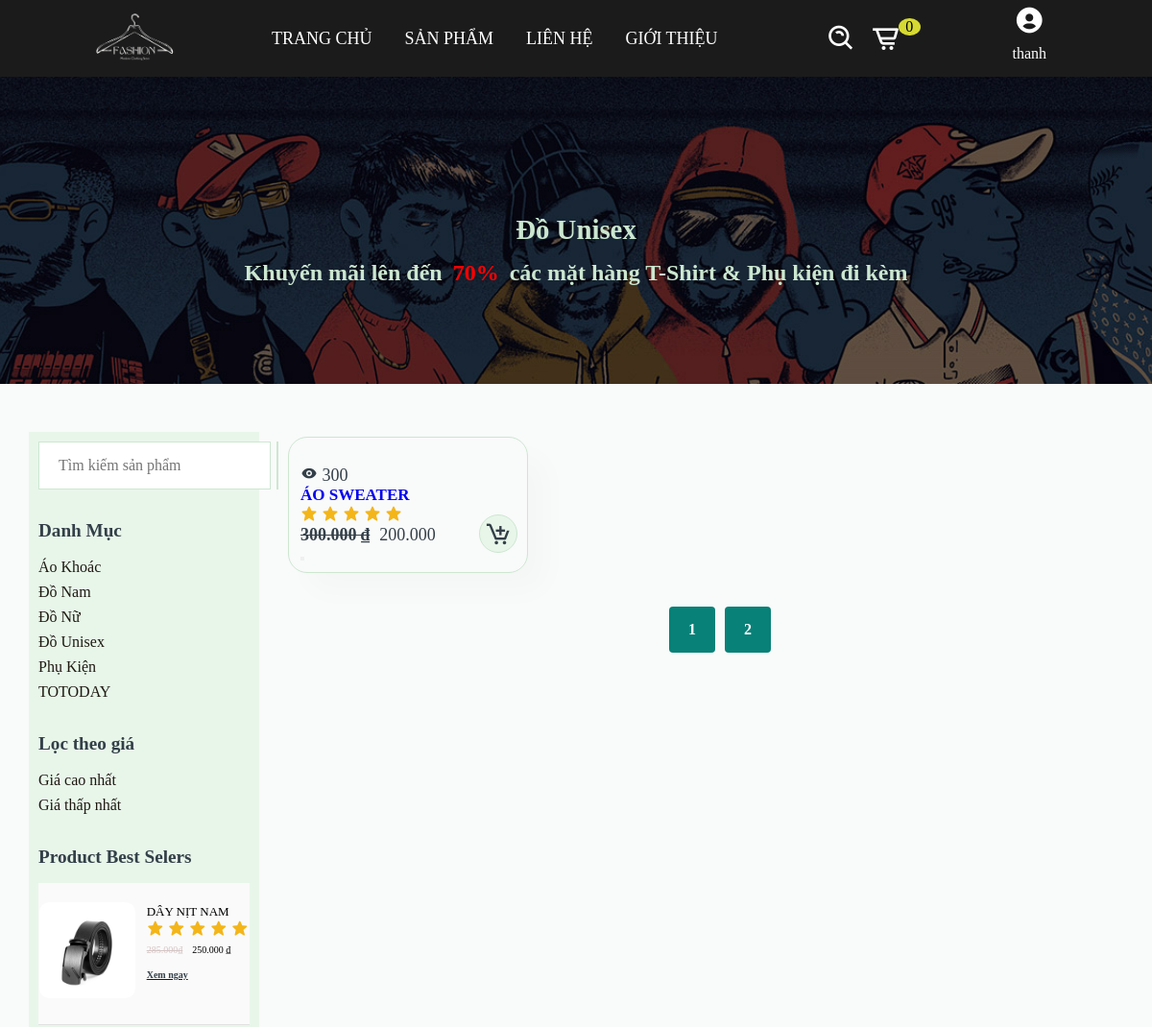
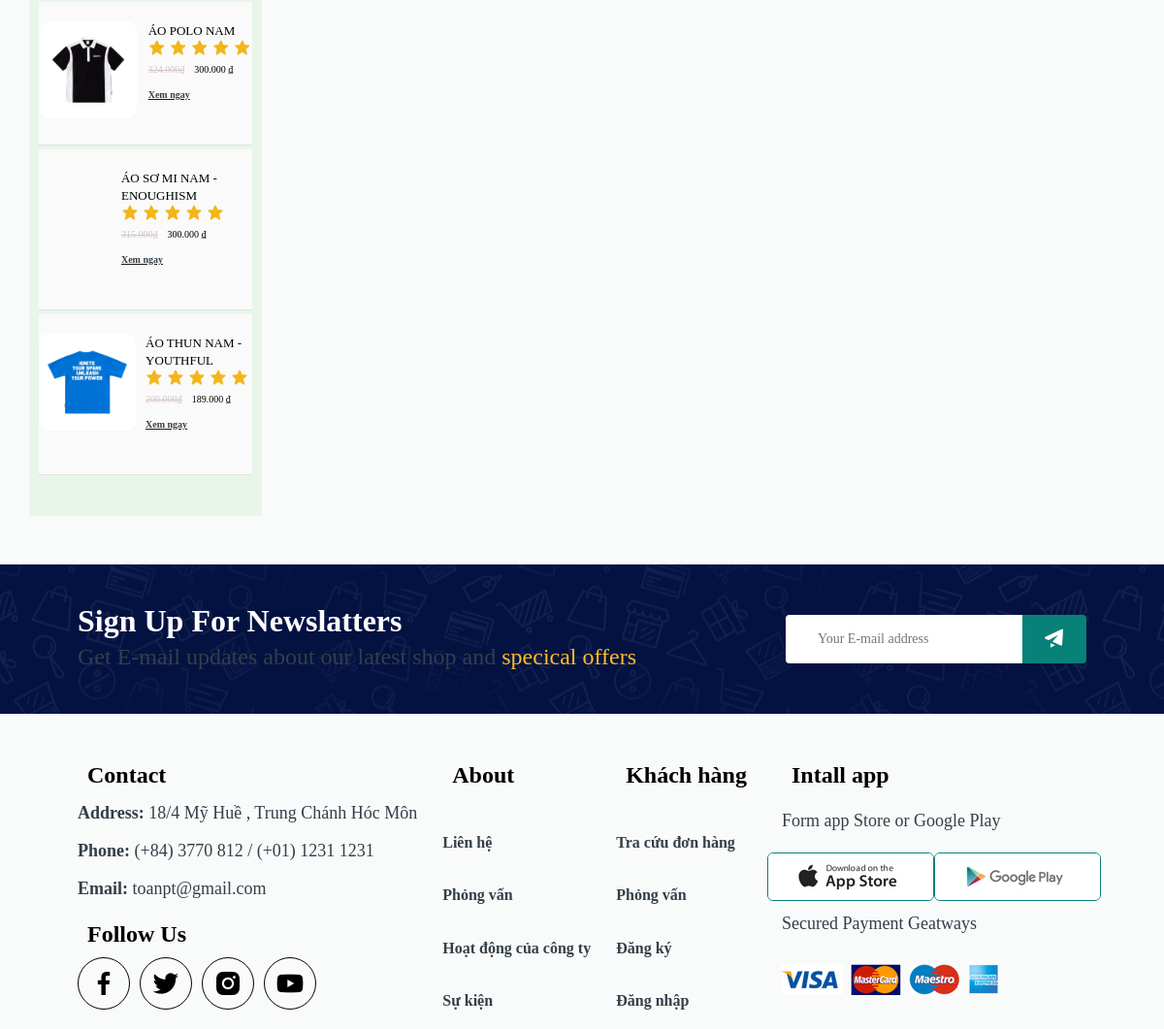
The app's page /index.php?page=sanpham&iddm=4 (signed in) with its own data (2 pictures, top to bottom).
### tables this page shows
CREATE TABLE `danhmuc` (
  `id` int(6) NOT NULL,
  `tendm` varchar(50) NOT NULL,
  `noidung` varchar(100) NOT NULL,
  `hinhanh` varchar(200) NOT NULL,
  `parent` int(6) NOT NULL,
  `hienthi` int(6) NOT NULL DEFAULT 0
);

CREATE TABLE `sanpham` (
  `id` int(6) NOT NULL,
  `tensp` varchar(100) NOT NULL,
  `hinhanh` varchar(200) NOT NULL,
  `variant` longtext NOT NULL,
  `giasp` float NOT NULL,
  `khuyenmai` int(6) NOT NULL,
  `view` int(10) NOT NULL,
  `trangthai` int(6) NOT NULL DEFAULT 0 COMMENT ' 0= sản phẩm thường ;\r\n1=best seler;\r\n 2=new  ;\r\n',
  `mota` varchar(300) NOT NULL,
  `size` varchar(10) NOT NULL COMMENT 'S,M,XL,XXL',
  `mausac` varchar(6) NOT NULL DEFAULT '0',
  `iddm` int(6) NOT NULL
);

### dao/pdo.php (called while the page is built, shortened)
<?php
function pdo_get_connection(){
    $dburl = "mysql:host=localhost;dbname=daaa;charset=utf8";
    $username = 'root';
    $password = '';
    $conn = new PDO($dburl, $username, $password);
    $conn->setAttribute(PDO::ATTR_ERRMODE, PDO::ERRMODE_EXCEPTION);
    return $conn;
}
function pdo_query($sql){
    $sql_args = array_slice(func_get_args(), 1);
    try{
        $conn = pdo_get_connection();
        $stmt = $conn->prepare($sql);
        $stmt->execute($sql_args);
        $rows = $stmt->fetchAll();
        return $rows;
    }
    catch(PDOException $e){
        throw $e;
    }
    finally{
        unset($conn);
    }
}
function pdo_query_value($sql) {
    $sql_args = array_slice(func_get_args(), 1);
    try {
        $conn = pdo_get_connection();
        $stmt = $conn->prepare($sql);
        $stmt->execute($sql_args);
        $value = $stmt->fetchColumn();
        return $value !== false ? $value : null;
    } catch (PDOException $e) {
        throw $e;
    } finally {
        unset($conn);
    }
}

### dao/danhmuc.php (called while the page is built, shortened)
<?php
    function showdm($limi){
        $sql ="SELECT * FROM danhmuc WHERE hienthi=6 limit ".$limi;
        return pdo_query($sql);
    }
    function get_namedm($id){
        $sql = "SELECT tendm FROM danhmuc WHERE id=? ";
        return pdo_query_value($sql,$id);
    }
    function showparent(){
        $sql ="SELECT * FROM danhmuc WHERE hienthi=6 AND id<>6 ";
        return pdo_query($sql);
    }
    function dm_all($showdm){
        $html_dm="";
        foreach ($showdm as $dm) {
            extract($dm);
            $html_dm.= '
            <a href="index.php?page=sanpham&iddm='.$id.'">
            <div class="img">
                <div class="list-shop">
                    <div class="icon-shop">
                        <img src="layout/img/fixed/'.$hinhanh.' "  alt="">
                        <p>'.$tendm.'</p>
                    </div>
                    <div class="name-sp">
                        <p>'.$noidung.'</p>
                    </div>
                </div>
            </div>
            </a>
            ';
          }
          return $html_dm;
    }
?>

### view/sanpham.php (the view, shortened to what this page needs)
<?php
  $html_dm= "";
    foreach ( $showdm  as $dm) {
      extract($dm);
      $html_dm .= '
      <li><a href="index.php?page=sanpham&iddm='.$id.'">'.$tendm.'</a></li>';
    }
  if($titlepage!= "") $title = $titlepage;
  else
        $title="#Siêu ưu đãi";
  $html_spbest = "";
  foreach ( $dssp_bestseler as $sp) {
    extract($sp);
    $sell_vnd = number_format($khuyenmai , 0, ',', '.');
    $giagoc_vnd = number_format($giasp , 0, ',', '.');
    $html_spbest .= '
                    <li>
                <img src="layout/img/product/'.$hinhanh.'" alt="">
                  <div class="info-bestseler">
                    <span>'.$tensp.'</span>
                    <div class="star">
                      <i class="bx bxs-star" ></i>
                      <i class="bx bxs-star" ></i>
                      <i class="bx bxs-star" ></i>
                      <i class="bx bxs-star" ></i>
                      <i class="bx bxs-star" ></i>
                    </div>
                    <span class="price">
                      <p class="sell">'.$giagoc_vnd.'₫</p>
                       <p>'.$sell_vnd.' ₫</p>
                    </span>
                    <a href="index.php?page=details&id='.$id.'">
                      <h2>Xem ngay </h2>
                    </a>
                  </div>
              </li>
    ';
  }
  $html_dssp= showsp($dssp);
?>
<section class="banner-prd" id="banner">
      <div class="bannersell">
        <h1><?=$title?></h1>
        <h2>Khuyến mãi lên đến <span>70% </span>các mặt hàng T-Shirt & Phụ kiện đi kèm</h2>
      </div>
    </section>
    <section class="section-product-flex" id="product1">
      <div id="ast-filter-wrap">
        <div class="ast-filter-box">
          <form action="index.php?page=sanpham" method="post">
            <div class="search-feild">
                <input type="text" name="search" placeholder="Tìm kiếm sản phẩm">
                <button type="submit" name="sub">
                </button>
            </div>
          <div id="block9">
            <h2>Danh Mục</h2>
            <ul>
              <?=$html_dm?>
            </ul>
          </div>
          <div id="block9">
            <h2>Lọc theo giá</h2>
            <ul>
              <li><a href="#">Giá cao nhất</a></li>
              <li><a href="#">Giá thấp nhất</a></li>
            </ul>
          </div>
          <div id="block9">
            <h2>Product Best Selers</h2>
            <ul class="pro-bestseler">
              <?=$html_spbest?>
            </ul>
          </div>
        </div>
      </div>
      <div class="form-pro" id="product-flex">
        <div class="pro-container gap-pro">
          <?=$html_dssp?>
        </div>
        <div id="pagination">
           <a href="">1</a>
           <a href="">2</a>
        </div>
      </div>
    </section>

### dao/product.php (shortened to what this page needs)
<?php
     function get_dssp($search,$iddm){
      $sql = "SELECT * FROM sanpham WHERE 1";
      if($iddm>0){
          $sql .=" AND iddm=".$iddm ;
      }
      $sql .= " ORDER BY view DESC limit 12";
      return pdo_query($sql);
    }
    function sp_bestseler($limi){
        $sql= "SELECT * FROM sanpham WHERE trangthai=1 AND view>1000 ORDER BY id DESC limit ".$limi;
        return pdo_query($sql);
    }
  function showsp($dssp){
    $html_dssp = "";
    foreach ($dssp as $sp) {
        extract($sp);
        $sell_vnd = number_format($khuyenmai , 0, ',', '.');
        $giagoc_vnd = number_format($giasp , 0, ',', '.');
        if($trangthai == 1){
            $best = '<img class="new" src="layout/img/product/iconbest.png" alt="">';
        } else if ($trangthai == 2 || $trangthai == 3) {
            $best = '<img class="new" src="layout/img/product/iconnew.png" alt="">';
        } else {
            $best = '';
        }
        if($khuyenmai > 0 && $giasp > 0){
            $sell = '<span>'.number_format($khuyenmai , 0, ',', '.').'</span>';
            $giagoc = '<h4 class="sell">'.$giagoc_vnd.' ₫</h4>';
        } else {
            $sell = "";
            $giagoc = '<h4>'.$giagoc_vnd.' ₫</h4>';
        }
        $html_dssp .= '
        <div class="pro">
            <a href="index.php?page=details&id='.$id.'">
                '.$best.'
                <img class="img" src="layout/img/product/'.$hinhanh.'" alt="">
                <div class="des">
                    <span><i class="bx bxs-show"></i> '.$view.'</span>
                    <h5>'.$tensp.'</h5>
                    <div class="star">
                        <i class="bx bxs-star"></i>
                        <i class="bx bxs-star"></i>
                        <i class="bx bxs-star"></i>
                        <i class="bx bxs-star"></i>
                        <i class="bx bxs-star"></i>
                    </div>
                    <span class="price">
                        '.$giagoc.'
                        '.$sell.'
                    </span>
                </div>
            </a>
            <form action="index.php?page=addcart" method="post"">
                <input type="hidden" name="id" value="'.$id.'">
                <input type="hidden" name="tensp" value="'.$tensp.'">
                <input type="hidden" name="hinhanh" value="'.$hinhanh.'">
                <input type="hidden" name="sell" value="'.$sell_vnd.'">
                <input type="hidden" name="giagoc" value="'.$giagoc_vnd.'">
                <input type="hidden" name="soluong" value="1">
                <button type="submit"  name="addcart">
                    <i class="bx bx-cart-add cart"></i>
                </button>
            </form>
        </div>';
    }
    return $html_dssp;
}
?>

### records on screen
danhmuc: tendm "Đồ Unisex"
danhmuc: tendm "Áo Khoác"
danhmuc: tendm "Đồ Nam"
danhmuc: tendm "Đồ Nữ"
danhmuc: tendm "Phụ Kiện"
danhmuc: tendm "TOTODAY"
sanpham: hinhanh (picture), tensp "DÂY NỊT NAM", giasp "285.000", khuyenmai "250.000"
sanpham: hinhanh (picture), tensp "ÁO POLO NAM", giasp "324.000", khuyenmai "300.000"
sanpham: tensp "ÁO SƠ MI NAM - ENOUGHISM", giasp "315.000", khuyenmai "300.000"
sanpham: hinhanh (picture), tensp "ÁO THUN NAM - YOUTHFUL", giasp "200.000", khuyenmai "189.000"
sanpham: view "300", tensp "ÁO SWEATER", giasp "300.000", khuyenmai "200.000"

### other values on screen
$total_cart "0"
$hoten "thanh"
